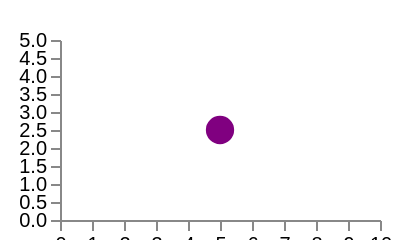

Here is the Vega-Lite specification saved for this chart:
### Vega specification from a JSON file in a GitHub repository (floating-point values rounded to 4 significant figures)
{"$schema": "https://vega.github.io/schema/vega/v6.json", "width": 200, "height": 120, "padding": {"left": 30, "right": 10, "top": 20, "bottom": 10}, "autosize": {"type": "none", "contains": "padding"}, "signals": [{"name": "half", "update": "width / 2"}], "scales": [{"name": "x", "type": "linear", "domain": [0, 10], "range": "width"}, {"name": "y", "type": "linear", "domain": [0, 5], "range": "height"}], "axes": [{"orient": "bottom", "scale": "x"}, {"orient": "left", "scale": "y"}], "marks": [{"type": "symbol", "encode": {"update": {"x": {"signal": "half"}, "y": {"signal": "height / 2"}, "size": {"value": 200}, "fill": {"value": "purple"}}}}]}
